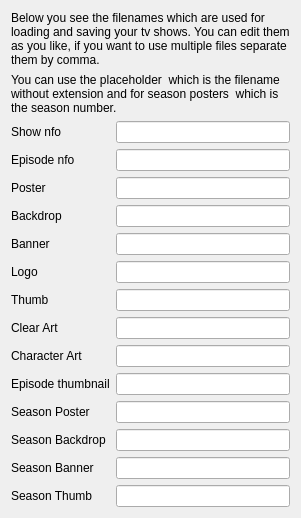
      <widget class="QWidget" name="page_3">
       <layout class="QVBoxLayout" name="verticalLayout_7" stretch="0,0,1">
        <item>
         <widget class="QLabel" name="label_46">
          <property name="text">
           <string>Below you see the filenames which are used for loading and saving your tv shows. You can edit them as you like, if you want to use multiple files separate them by comma.</string>
          </property>
          <property name="wordWrap">
           <bool>true</bool>
          </property>
         </widget>
        </item>
        <item>
         <widget class="QLabel" name="label_47">
          <property name="text">
           <string>You can use the placeholder &lt;baseFileName&gt; which is the filename without extension and for season posters &lt;seasonNumber&gt; which is the season number.</string>
          </property>
          <property name="wordWrap">
           <bool>true</bool>
          </property>
         </widget>
        </item>
        <item>
         <layout class="QFormLayout" name="formLayout_6">
          <property name="fieldGrowthPolicy">
           <enum>QFormLayout::ExpandingFieldsGrow</enum>
          </property>
          <item row="0" column="0">
           <widget class="QLabel" name="label_26">
            <property name="text">
             <string>Show nfo</string>
            </property>
           </widget>
          </item>
          <item row="2" column="0">
           <widget class="QLabel" name="label_27">
            <property name="text">
             <string>Poster</string>
            </property>
           </widget>
          </item>
          <item row="3" column="0">
           <widget class="QLabel" name="label_28">
            <property name="text">
             <string>Backdrop</string>
            </property>
           </widget>
          </item>
          <item row="4" column="0">
           <widget class="QLabel" name="label_29">
            <property name="text">
             <string>Banner</string>
            </property>
           </widget>
          </item>
          <item row="5" column="0">
           <widget class="QLabel" name="label_32">
            <property name="text">
             <string>Logo</string>
            </property>
           </widget>
          </item>
          <item row="7" column="0">
           <widget class="QLabel" name="label_34">
            <property name="text">
             <string>Clear Art</string>
            </property>
           </widget>
          </item>
          <item row="8" column="0">
           <widget class="QLabel" name="label_30">
            <property name="text">
             <string>Character Art</string>
            </property>
           </widget>
          </item>
          <item row="10" column="0">
           <widget class="QLabel" name="label_31">
            <property name="text">
             <string>Season Poster</string>
            </property>
           </widget>
          </item>
          <item row="11" column="0">
           <widget class="QLabel" name="label_35">
            <property name="text">
             <string>Season Backdrop</string>
            </property>
           </widget>
          </item>
          <item row="1" column="0">
           <widget class="QLabel" name="label_33">
            <property name="text">
             <string>Episode nfo</string>
            </property>
           </widget>
          </item>
          <item row="9" column="0">
           <widget class="QLabel" name="label_36">
            <property name="text">
             <string>Episode thumbnail</string>
            </property>
           </widget>
          </item>
          <item row="12" column="0">
           <widget class="QLabel" name="label_37">
            <property name="text">
             <string>Season Banner</string>
            </property>
           </widget>
          </item>
          <item row="0" column="1">
           <widget class="QLineEdit" name="showNfo">
            <property name="maximumSize">
             <size>
              <width>400</width>
              <height>16777215</height>
             </size>
            </property>
           </widget>
          </item>
          <item row="1" column="1">
           <widget class="QLineEdit" name="showEpisodeNfo">
            <property name="maximumSize">
             <size>
              <width>400</width>
              <height>16777215</height>
             </size>
            </property>
           </widget>
          </item>
          <item row="2" column="1">
           <widget class="QLineEdit" name="showPoster">
            <property name="maximumSize">
             <size>
              <width>400</width>
              <height>16777215</height>
             </size>
            </property>
           </widget>
          </item>
          <item row="3" column="1">
           <widget class="QLineEdit" name="showBackdrop">
            <property name="maximumSize">
             <size>
              <width>400</width>
              <height>16777215</height>
             </size>
            </property>
           </widget>
          </item>
          <item row="4" column="1">
           <widget class="QLineEdit" name="showBanner">
            <property name="maximumSize">
             <size>
              <width>400</width>
              <height>16777215</height>
             </size>
            </property>
           </widget>
          </item>
          <item row="5" column="1">
           <widget class="QLineEdit" name="showLogo">
            <property name="maximumSize">
             <size>
              <width>400</width>
              <height>16777215</height>
             </size>
            </property>
           </widget>
          </item>
          <item row="7" column="1">
           <widget class="QLineEdit" name="showClearArt">
            <property name="maximumSize">
             <size>
              <width>400</width>
              <height>16777215</height>
             </size>
            </property>
           </widget>
          </item>
          <item row="8" column="1">
           <widget class="QLineEdit" name="showCharacterArt">
            <property name="maximumSize">
             <size>
              <width>400</width>
              <height>16777215</height>
             </size>
            </property>
           </widget>
          </item>
          <item row="9" column="1">
           <widget class="QLineEdit" name="showEpisodeThumbnail">
            <property name="maximumSize">
             <size>
              <width>400</width>
              <height>16777215</height>
             </size>
            </property>
           </widget>
          </item>
          <item row="10" column="1">
           <widget class="QLineEdit" name="showSeasonPoster">
            <property name="maximumSize">
             <size>
              <width>400</width>
              <height>16777215</height>
             </size>
            </property>
           </widget>
          </item>
          <item row="11" column="1">
           <widget class="QLineEdit" name="showSeasonBackdrop">
            <property name="maximumSize">
             <size>
              <width>400</width>
              <height>16777215</height>
             </size>
            </property>
           </widget>
          </item>
          <item row="12" column="1">
           <widget class="QLineEdit" name="showSeasonBanner">
            <property name="maximumSize">
             <size>
              <width>400</width>
              <height>16777215</height>
             </size>
            </property>
           </widget>
          </item>
          <item row="13" column="0">
           <widget class="QLabel" name="label_51">
            <property name="text">
             <string>Season Thumb</string>
            </property>
           </widget>
          </item>
          <item row="6" column="0">
           <widget class="QLabel" name="label_52">
            <property name="text">
             <string>Thumb</string>
            </property>
           </widget>
          </item>
          <item row="6" column="1">
           <widget class="QLineEdit" name="showThumb">
            <property name="maximumSize">
             <size>
              <width>400</width>
              <height>16777215</height>
             </size>
            </property>
           </widget>
          </item>
          <item row="13" column="1">
           <widget class="QLineEdit" name="showSeasonThumb">
            <property name="maximumSize">
             <size>
              <width>400</width>
              <height>16777215</height>
             </size>
            </property>
           </widget>
          </item>
         </layout>
        </item>
       </layout>
      </widget>
